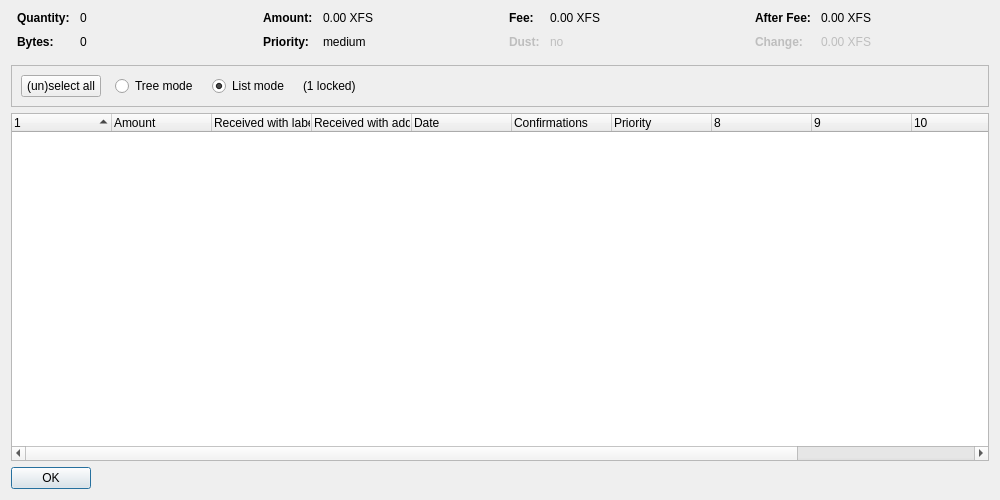
<?xml version="1.0" encoding="UTF-8"?>
<ui version="4.0">
 <class>CoinControlDialog</class>
 <widget class="QDialog" name="CoinControlDialog">
  <property name="geometry">
   <rect>
    <x>0</x>
    <y>0</y>
    <width>1000</width>
    <height>500</height>
   </rect>
  </property>
  <property name="windowTitle">
   <string>Coin Selection</string>
  </property>
  <layout class="QVBoxLayout" name="verticalLayout">
   <item>
    <layout class="QHBoxLayout" name="horizontalLayoutTop" stretch="0,0,0,0">
     <property name="topMargin">
      <number>0</number>
     </property>
     <property name="bottomMargin">
      <number>10</number>
     </property>
     <item>
      <layout class="QFormLayout" name="formLayoutCoinControl1">
       <property name="horizontalSpacing">
        <number>10</number>
       </property>
       <property name="verticalSpacing">
        <number>10</number>
       </property>
       <property name="leftMargin">
        <number>6</number>
       </property>
       <property name="rightMargin">
        <number>6</number>
       </property>
       <item row="0" column="0">
        <widget class="QLabel" name="labelCoinControlQuantityText">
         <property name="font">
          <font>
           <weight>75</weight>
           <bold>true</bold>
          </font>
         </property>
         <property name="text">
          <string>Quantity:</string>
         </property>
        </widget>
       </item>
       <item row="0" column="1">
        <widget class="QLabel" name="labelCoinControlQuantity">
         <property name="cursor">
          <cursorShape>IBeamCursor</cursorShape>
         </property>
         <property name="contextMenuPolicy">
          <enum>Qt::ActionsContextMenu</enum>
         </property>
         <property name="text">
          <string notr="true">0</string>
         </property>
         <property name="textInteractionFlags">
          <set>Qt::LinksAccessibleByMouse|Qt::TextSelectableByKeyboard|Qt::TextSelectableByMouse</set>
         </property>
        </widget>
       </item>
       <item row="1" column="0">
        <widget class="QLabel" name="labelCoinControlBytesText">
         <property name="font">
          <font>
           <weight>75</weight>
           <bold>true</bold>
          </font>
         </property>
         <property name="text">
          <string>Bytes:</string>
         </property>
        </widget>
       </item>
       <item row="1" column="1">
        <widget class="QLabel" name="labelCoinControlBytes">
         <property name="cursor">
          <cursorShape>IBeamCursor</cursorShape>
         </property>
         <property name="contextMenuPolicy">
          <enum>Qt::ActionsContextMenu</enum>
         </property>
         <property name="text">
          <string notr="true">0</string>
         </property>
         <property name="textInteractionFlags">
          <set>Qt::LinksAccessibleByMouse|Qt::TextSelectableByKeyboard|Qt::TextSelectableByMouse</set>
         </property>
        </widget>
       </item>
      </layout>
     </item>
     <item>
      <layout class="QFormLayout" name="formLayoutCoinControl2">
       <property name="horizontalSpacing">
        <number>10</number>
       </property>
       <property name="verticalSpacing">
        <number>10</number>
       </property>
       <property name="leftMargin">
        <number>6</number>
       </property>
       <property name="rightMargin">
        <number>6</number>
       </property>
       <item row="0" column="0">
        <widget class="QLabel" name="labelCoinControlAmountText">
         <property name="font">
          <font>
           <weight>75</weight>
           <bold>true</bold>
          </font>
         </property>
         <property name="text">
          <string>Amount:</string>
         </property>
        </widget>
       </item>
       <item row="0" column="1">
        <widget class="QLabel" name="labelCoinControlAmount">
         <property name="cursor">
          <cursorShape>IBeamCursor</cursorShape>
         </property>
         <property name="contextMenuPolicy">
          <enum>Qt::ActionsContextMenu</enum>
         </property>
         <property name="text">
          <string notr="true">0.00 XFS</string>
         </property>
         <property name="textInteractionFlags">
          <set>Qt::LinksAccessibleByMouse|Qt::TextSelectableByKeyboard|Qt::TextSelectableByMouse</set>
         </property>
        </widget>
       </item>
       <item row="1" column="0">
        <widget class="QLabel" name="labelCoinControlPriorityText">
         <property name="font">
          <font>
           <weight>75</weight>
           <bold>true</bold>
          </font>
         </property>
         <property name="text">
          <string>Priority:</string>
         </property>
        </widget>
       </item>
       <item row="1" column="1">
        <widget class="QLabel" name="labelCoinControlPriority">
         <property name="cursor">
          <cursorShape>IBeamCursor</cursorShape>
         </property>
         <property name="contextMenuPolicy">
          <enum>Qt::ActionsContextMenu</enum>
         </property>
         <property name="text">
          <string notr="true">medium</string>
         </property>
         <property name="textInteractionFlags">
          <set>Qt::LinksAccessibleByMouse|Qt::TextSelectableByKeyboard|Qt::TextSelectableByMouse</set>
         </property>
        </widget>
       </item>
      </layout>
     </item>
     <item>
      <layout class="QFormLayout" name="formLayoutCoinControl3">
       <property name="horizontalSpacing">
        <number>10</number>
       </property>
       <property name="verticalSpacing">
        <number>10</number>
       </property>
       <property name="leftMargin">
        <number>6</number>
       </property>
       <property name="rightMargin">
        <number>6</number>
       </property>
       <item row="0" column="0">
        <widget class="QLabel" name="labelCoinControlFeeText">
         <property name="font">
          <font>
           <weight>75</weight>
           <bold>true</bold>
          </font>
         </property>
         <property name="text">
          <string>Fee:</string>
         </property>
        </widget>
       </item>
       <item row="0" column="1">
        <widget class="QLabel" name="labelCoinControlFee">
         <property name="cursor">
          <cursorShape>IBeamCursor</cursorShape>
         </property>
         <property name="contextMenuPolicy">
          <enum>Qt::ActionsContextMenu</enum>
         </property>
         <property name="text">
          <string notr="true">0.00 XFS</string>
         </property>
         <property name="textInteractionFlags">
          <set>Qt::LinksAccessibleByMouse|Qt::TextSelectableByKeyboard|Qt::TextSelectableByMouse</set>
         </property>
        </widget>
       </item>
       <item row="1" column="0">
        <widget class="QLabel" name="labelCoinControlLowOutputText">
         <property name="enabled">
          <bool>false</bool>
         </property>
         <property name="font">
          <font>
           <weight>75</weight>
           <bold>true</bold>
          </font>
         </property>
         <property name="text">
          <string>Dust:</string>
         </property>
        </widget>
       </item>
       <item row="1" column="1">
        <widget class="QLabel" name="labelCoinControlLowOutput">
         <property name="enabled">
          <bool>false</bool>
         </property>
         <property name="cursor">
          <cursorShape>IBeamCursor</cursorShape>
         </property>
         <property name="contextMenuPolicy">
          <enum>Qt::ActionsContextMenu</enum>
         </property>
         <property name="text">
          <string notr="true">no</string>
         </property>
         <property name="textInteractionFlags">
          <set>Qt::LinksAccessibleByMouse|Qt::TextSelectableByKeyboard|Qt::TextSelectableByMouse</set>
         </property>
        </widget>
       </item>
      </layout>
     </item>
     <item>
      <layout class="QFormLayout" name="formLayoutCoinControl4">
       <property name="horizontalSpacing">
        <number>10</number>
       </property>
       <property name="verticalSpacing">
        <number>10</number>
       </property>
       <property name="leftMargin">
        <number>6</number>
       </property>
       <property name="rightMargin">
        <number>6</number>
       </property>
       <item row="0" column="0">
        <widget class="QLabel" name="labelCoinControlAfterFeeText">
         <property name="font">
          <font>
           <weight>75</weight>
           <bold>true</bold>
          </font>
         </property>
         <property name="text">
          <string>After Fee:</string>
         </property>
        </widget>
       </item>
       <item row="0" column="1">
        <widget class="QLabel" name="labelCoinControlAfterFee">
         <property name="cursor">
          <cursorShape>IBeamCursor</cursorShape>
         </property>
         <property name="contextMenuPolicy">
          <enum>Qt::ActionsContextMenu</enum>
         </property>
         <property name="text">
          <string notr="true">0.00 XFS</string>
         </property>
         <property name="textInteractionFlags">
          <set>Qt::LinksAccessibleByMouse|Qt::TextSelectableByKeyboard|Qt::TextSelectableByMouse</set>
         </property>
        </widget>
       </item>
       <item row="1" column="0">
        <widget class="QLabel" name="labelCoinControlChangeText">
         <property name="enabled">
          <bool>false</bool>
         </property>
         <property name="font">
          <font>
           <weight>75</weight>
           <bold>true</bold>
          </font>
         </property>
         <property name="text">
          <string>Change:</string>
         </property>
        </widget>
       </item>
       <item row="1" column="1">
        <widget class="QLabel" name="labelCoinControlChange">
         <property name="enabled">
          <bool>false</bool>
         </property>
         <property name="cursor">
          <cursorShape>IBeamCursor</cursorShape>
         </property>
         <property name="contextMenuPolicy">
          <enum>Qt::ActionsContextMenu</enum>
         </property>
         <property name="text">
          <string notr="true">0.00 XFS</string>
         </property>
         <property name="textInteractionFlags">
          <set>Qt::LinksAccessibleByMouse|Qt::TextSelectableByKeyboard|Qt::TextSelectableByMouse</set>
         </property>
        </widget>
       </item>
      </layout>
     </item>
    </layout>
   </item>
   <item>
    <widget class="QFrame" name="frame">
     <property name="minimumSize">
      <size>
       <width>0</width>
       <height>40</height>
      </size>
     </property>
     <property name="frameShape">
      <enum>QFrame::StyledPanel</enum>
     </property>
     <property name="frameShadow">
      <enum>QFrame::Sunken</enum>
     </property>
     <layout class="QHBoxLayout" name="horizontalLayout">
      <item>
       <layout class="QHBoxLayout" name="horizontalLayoutPanel" stretch="0,0,0,0,0">
        <property name="spacing">
         <number>14</number>
        </property>
        <item>
         <widget class="QPushButton" name="pushButtonSelectAll">
          <property name="sizePolicy">
           <sizepolicy hsizetype="Maximum" vsizetype="Fixed">
            <horstretch>0</horstretch>
            <verstretch>0</verstretch>
           </sizepolicy>
          </property>
          <property name="text">
           <string>(un)select all</string>
          </property>
          <property name="autoDefault">
           <bool>false</bool>
          </property>
         </widget>
        </item>
        <item>
         <widget class="QRadioButton" name="radioTreeMode">
          <property name="sizePolicy">
           <sizepolicy hsizetype="Maximum" vsizetype="Fixed">
            <horstretch>0</horstretch>
            <verstretch>0</verstretch>
           </sizepolicy>
          </property>
          <property name="text">
           <string>Tree mode</string>
          </property>
         </widget>
        </item>
        <item>
         <widget class="QRadioButton" name="radioListMode">
          <property name="sizePolicy">
           <sizepolicy hsizetype="Maximum" vsizetype="Fixed">
            <horstretch>0</horstretch>
            <verstretch>0</verstretch>
           </sizepolicy>
          </property>
          <property name="text">
           <string>List mode</string>
          </property>
          <property name="checked">
           <bool>true</bool>
          </property>
         </widget>
        </item>
        <item>
         <widget class="QLabel" name="labelLocked">
          <property name="text">
           <string notr="true">(1 locked)</string>
          </property>
         </widget>
        </item>
        <item>
         <spacer name="horizontalSpacer">
          <property name="orientation">
           <enum>Qt::Horizontal</enum>
          </property>
          <property name="sizeHint" stdset="0">
           <size>
            <width>40</width>
            <height>20</height>
           </size>
          </property>
         </spacer>
        </item>
       </layout>
      </item>
     </layout>
    </widget>
   </item>
   <item>
    <widget class="CoinControlTreeWidget" name="treeWidget">
     <property name="contextMenuPolicy">
      <enum>Qt::CustomContextMenu</enum>
     </property>
     <property name="sortingEnabled">
      <bool>false</bool>
     </property>
     <property name="columnCount">
      <number>12</number>
     </property>
     <attribute name="headerShowSortIndicator" stdset="0">
      <bool>true</bool>
     </attribute>
     <attribute name="headerStretchLastSection">
      <bool>false</bool>
     </attribute>
     <column>
      <property name="text">
       <string/>
      </property>
     </column>
     <column>
      <property name="text">
       <string>Amount</string>
      </property>
     </column>
     <column>
      <property name="text">
       <string>Received with label</string>
      </property>
     </column>
     <column>
      <property name="text">
       <string>Received with address</string>
      </property>
     </column>
     <column>
      <property name="text">
       <string>Date</string>
      </property>
     </column>
     <column>
      <property name="text">
       <string>Confirmations</string>
      </property>
      <property name="toolTip">
       <string>Confirmed</string>
      </property>
     </column>
     <column>
      <property name="text">
       <string>Priority</string>
      </property>
     </column>
     <column>
      <property name="text">
       <string/>
      </property>
     </column>
     <column>
      <property name="text">
       <string/>
      </property>
     </column>
     <column>
      <property name="text">
       <string/>
      </property>
     </column>
     <column>
      <property name="text">
       <string/>
      </property>
     </column>
     <column>
      <property name="text">
       <string/>
      </property>
     </column>
    </widget>
   </item>
   <item>
    <widget class="QDialogButtonBox" name="buttonBox">
     <property name="sizePolicy">
      <sizepolicy hsizetype="Maximum" vsizetype="Fixed">
       <horstretch>0</horstretch>
       <verstretch>0</verstretch>
      </sizepolicy>
     </property>
     <property name="orientation">
      <enum>Qt::Horizontal</enum>
     </property>
     <property name="standardButtons">
      <set>QDialogButtonBox::Ok</set>
     </property>
    </widget>
   </item>
  </layout>
 </widget>
 <customwidgets>
  <customwidget>
   <class>CoinControlTreeWidget</class>
   <extends>QTreeWidget</extends>
   <header>coincontroltreewidget.h</header>
  </customwidget>
 </customwidgets>
 <resources/>
 <connections/>
</ui>
